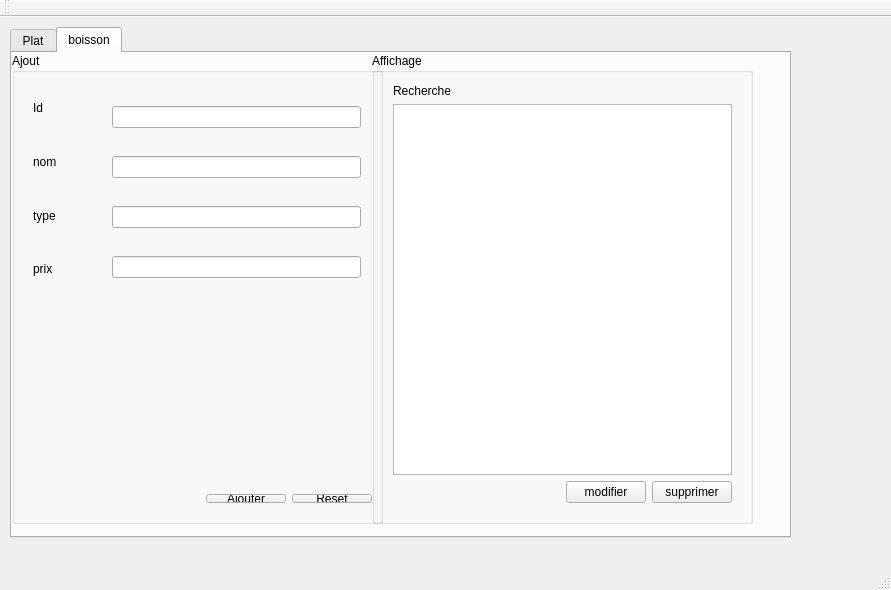
<?xml version="1.0" encoding="UTF-8"?>
<ui version="4.0">
 <class>MainWindow</class>
 <widget class="QMainWindow" name="MainWindow">
  <property name="geometry">
   <rect>
    <x>0</x>
    <y>0</y>
    <width>891</width>
    <height>590</height>
   </rect>
  </property>
  <property name="windowTitle">
   <string>Gestion des Clients</string>
  </property>
  <widget class="QWidget" name="centralWidget">
   <widget class="QTabWidget" name="tabWidget">
    <property name="geometry">
     <rect>
      <x>10</x>
      <y>10</y>
      <width>781</width>
      <height>511</height>
     </rect>
    </property>
    <property name="accessibleName">
     <string/>
    </property>
    <property name="currentIndex">
     <number>1</number>
    </property>
    <widget class="QWidget" name="tab">
     <attribute name="title">
      <string>Plat</string>
     </attribute>
     <widget class="QGroupBox" name="groupBox">
      <property name="geometry">
       <rect>
        <x>10</x>
        <y>0</y>
        <width>371</width>
        <height>471</height>
       </rect>
      </property>
      <property name="title">
       <string>Ajout</string>
      </property>
      <widget class="QWidget" name="verticalLayoutWidget">
       <property name="geometry">
        <rect>
         <x>10</x>
         <y>20</y>
         <width>71</width>
         <height>231</height>
        </rect>
       </property>
       <layout class="QVBoxLayout" name="verticalLayout">
        <item>
         <widget class="QLabel" name="label">
          <property name="text">
           <string>Id</string>
          </property>
         </widget>
        </item>
        <item>
         <widget class="QLabel" name="label_3">
          <property name="text">
           <string>nom</string>
          </property>
         </widget>
        </item>
        <item>
         <widget class="QLabel" name="label_5">
          <property name="text">
           <string>type</string>
          </property>
         </widget>
        </item>
        <item>
         <widget class="QLabel" name="label_4">
          <property name="text">
           <string>ingredients</string>
          </property>
         </widget>
        </item>
        <item>
         <widget class="QLabel" name="label_2">
          <property name="text">
           <string>prix</string>
          </property>
         </widget>
        </item>
       </layout>
      </widget>
      <widget class="QWidget" name="verticalLayoutWidget_2">
       <property name="geometry">
        <rect>
         <x>89</x>
         <y>20</y>
         <width>271</width>
         <height>231</height>
        </rect>
       </property>
       <layout class="QVBoxLayout" name="verticalLayout_2">
        <item>
         <widget class="QLineEdit" name="lineEdit_id"/>
        </item>
        <item>
         <widget class="QLineEdit" name="lineEdit_nom"/>
        </item>
        <item>
         <widget class="QLineEdit" name="lineEdit_type"/>
        </item>
        <item>
         <widget class="QLineEdit" name="lineEdit_ing"/>
        </item>
        <item>
         <widget class="QLineEdit" name="lineEdit_prix"/>
        </item>
       </layout>
      </widget>
      <widget class="QWidget" name="horizontalLayoutWidget_2">
       <property name="geometry">
        <rect>
         <x>10</x>
         <y>430</y>
         <width>361</width>
         <height>31</height>
        </rect>
       </property>
       <layout class="QHBoxLayout" name="horizontalLayout_2">
        <item>
         <spacer name="horizontalSpacer_2">
          <property name="orientation">
           <enum>Qt::Horizontal</enum>
          </property>
          <property name="sizeHint" stdset="0">
           <size>
            <width>40</width>
            <height>20</height>
           </size>
          </property>
         </spacer>
        </item>
        <item>
         <widget class="QPushButton" name="pushButton_4">
          <property name="text">
           <string>Ajouter</string>
          </property>
         </widget>
        </item>
        <item>
         <widget class="QPushButton" name="pushButton_3">
          <property name="text">
           <string>Reset</string>
          </property>
         </widget>
        </item>
       </layout>
      </widget>
     </widget>
     <widget class="QGroupBox" name="groupBox_2">
      <property name="geometry">
       <rect>
        <x>390</x>
        <y>0</y>
        <width>381</width>
        <height>471</height>
       </rect>
      </property>
      <property name="title">
       <string>Affichage</string>
      </property>
      <widget class="QWidget" name="verticalLayoutWidget_3">
       <property name="geometry">
        <rect>
         <x>10</x>
         <y>20</y>
         <width>361</width>
         <height>441</height>
        </rect>
       </property>
       <layout class="QVBoxLayout" name="verticalLayout_3">
        <item>
         <widget class="QLabel" name="label_6">
          <property name="text">
           <string>Recherche</string>
          </property>
         </widget>
        </item>
        <item>
         <widget class="QTableView" name="tableView"/>
        </item>
        <item>
         <layout class="QHBoxLayout" name="horizontalLayout">
          <item>
           <spacer name="horizontalSpacer">
            <property name="orientation">
             <enum>Qt::Horizontal</enum>
            </property>
            <property name="sizeHint" stdset="0">
             <size>
              <width>40</width>
              <height>20</height>
             </size>
            </property>
           </spacer>
          </item>
          <item>
           <widget class="QPushButton" name="pushButton_2">
            <property name="text">
             <string>modifier</string>
            </property>
           </widget>
          </item>
          <item>
           <widget class="QPushButton" name="pushButton">
            <property name="text">
             <string>supprimer</string>
            </property>
           </widget>
          </item>
         </layout>
        </item>
       </layout>
      </widget>
     </widget>
    </widget>
    <widget class="QWidget" name="tab_2">
     <attribute name="title">
      <string>boisson</string>
     </attribute>
     <widget class="QGroupBox" name="groupBox_3">
      <property name="geometry">
       <rect>
        <x>0</x>
        <y>0</y>
        <width>371</width>
        <height>471</height>
       </rect>
      </property>
      <property name="title">
       <string>Ajout</string>
      </property>
      <widget class="QWidget" name="verticalLayoutWidget_4">
       <property name="geometry">
        <rect>
         <x>10</x>
         <y>20</y>
         <width>71</width>
         <height>231</height>
        </rect>
       </property>
       <layout class="QVBoxLayout" name="verticalLayout_4">
        <item>
         <widget class="QLabel" name="label_9">
          <property name="text">
           <string>Id</string>
          </property>
         </widget>
        </item>
        <item>
         <widget class="QLabel" name="label_10">
          <property name="text">
           <string>nom</string>
          </property>
         </widget>
        </item>
        <item>
         <widget class="QLabel" name="label_11">
          <property name="text">
           <string>type</string>
          </property>
         </widget>
        </item>
        <item>
         <widget class="QLabel" name="label_13">
          <property name="text">
           <string>prix</string>
          </property>
         </widget>
        </item>
       </layout>
      </widget>
      <widget class="QWidget" name="verticalLayoutWidget_5">
       <property name="geometry">
        <rect>
         <x>89</x>
         <y>20</y>
         <width>271</width>
         <height>241</height>
        </rect>
       </property>
       <layout class="QVBoxLayout" name="verticalLayout_5">
        <item>
         <widget class="QLineEdit" name="lineEdit_idB"/>
        </item>
        <item>
         <widget class="QLineEdit" name="lineEdit_nomB"/>
        </item>
        <item>
         <widget class="QLineEdit" name="lineEdit_typeB"/>
        </item>
        <item>
         <widget class="QLineEdit" name="lineEdit_prixB"/>
        </item>
       </layout>
      </widget>
      <widget class="QWidget" name="horizontalLayoutWidget_3">
       <property name="geometry">
        <rect>
         <x>10</x>
         <y>430</y>
         <width>361</width>
         <height>31</height>
        </rect>
       </property>
       <layout class="QHBoxLayout" name="horizontalLayout_3">
        <item>
         <spacer name="horizontalSpacer_4">
          <property name="orientation">
           <enum>Qt::Horizontal</enum>
          </property>
          <property name="sizeHint" stdset="0">
           <size>
            <width>40</width>
            <height>20</height>
           </size>
          </property>
         </spacer>
        </item>
        <item>
         <widget class="QPushButton" name="pushButton_5">
          <property name="text">
           <string>Ajouter</string>
          </property>
         </widget>
        </item>
        <item>
         <widget class="QPushButton" name="pushButton_6">
          <property name="text">
           <string>Reset</string>
          </property>
         </widget>
        </item>
       </layout>
      </widget>
     </widget>
     <widget class="QGroupBox" name="groupBox_4">
      <property name="geometry">
       <rect>
        <x>360</x>
        <y>0</y>
        <width>381</width>
        <height>471</height>
       </rect>
      </property>
      <property name="title">
       <string>Affichage</string>
      </property>
      <widget class="QWidget" name="verticalLayoutWidget_6">
       <property name="geometry">
        <rect>
         <x>10</x>
         <y>20</y>
         <width>361</width>
         <height>441</height>
        </rect>
       </property>
       <layout class="QVBoxLayout" name="verticalLayout_6">
        <item>
         <widget class="QLabel" name="label_15">
          <property name="text">
           <string>Recherche</string>
          </property>
         </widget>
        </item>
        <item>
         <widget class="QTableView" name="tableView_B"/>
        </item>
        <item>
         <layout class="QHBoxLayout" name="horizontalLayout_4">
          <item>
           <spacer name="horizontalSpacer_3">
            <property name="orientation">
             <enum>Qt::Horizontal</enum>
            </property>
            <property name="sizeHint" stdset="0">
             <size>
              <width>40</width>
              <height>20</height>
             </size>
            </property>
           </spacer>
          </item>
          <item>
           <widget class="QPushButton" name="pushButton_7">
            <property name="text">
             <string>modifier</string>
            </property>
           </widget>
          </item>
          <item>
           <widget class="QPushButton" name="pushButton_8">
            <property name="text">
             <string>supprimer</string>
            </property>
           </widget>
          </item>
         </layout>
        </item>
       </layout>
      </widget>
     </widget>
    </widget>
   </widget>
  </widget>
  <widget class="QMenuBar" name="menuBar">
   <property name="geometry">
    <rect>
     <x>0</x>
     <y>0</y>
     <width>891</width>
     <height>26</height>
    </rect>
   </property>
  </widget>
  <widget class="QToolBar" name="mainToolBar">
   <attribute name="toolBarArea">
    <enum>TopToolBarArea</enum>
   </attribute>
   <attribute name="toolBarBreak">
    <bool>false</bool>
   </attribute>
  </widget>
  <widget class="QStatusBar" name="statusBar"/>
 </widget>
 <layoutdefault spacing="6" margin="11"/>
 <resources/>
 <connections/>
</ui>
